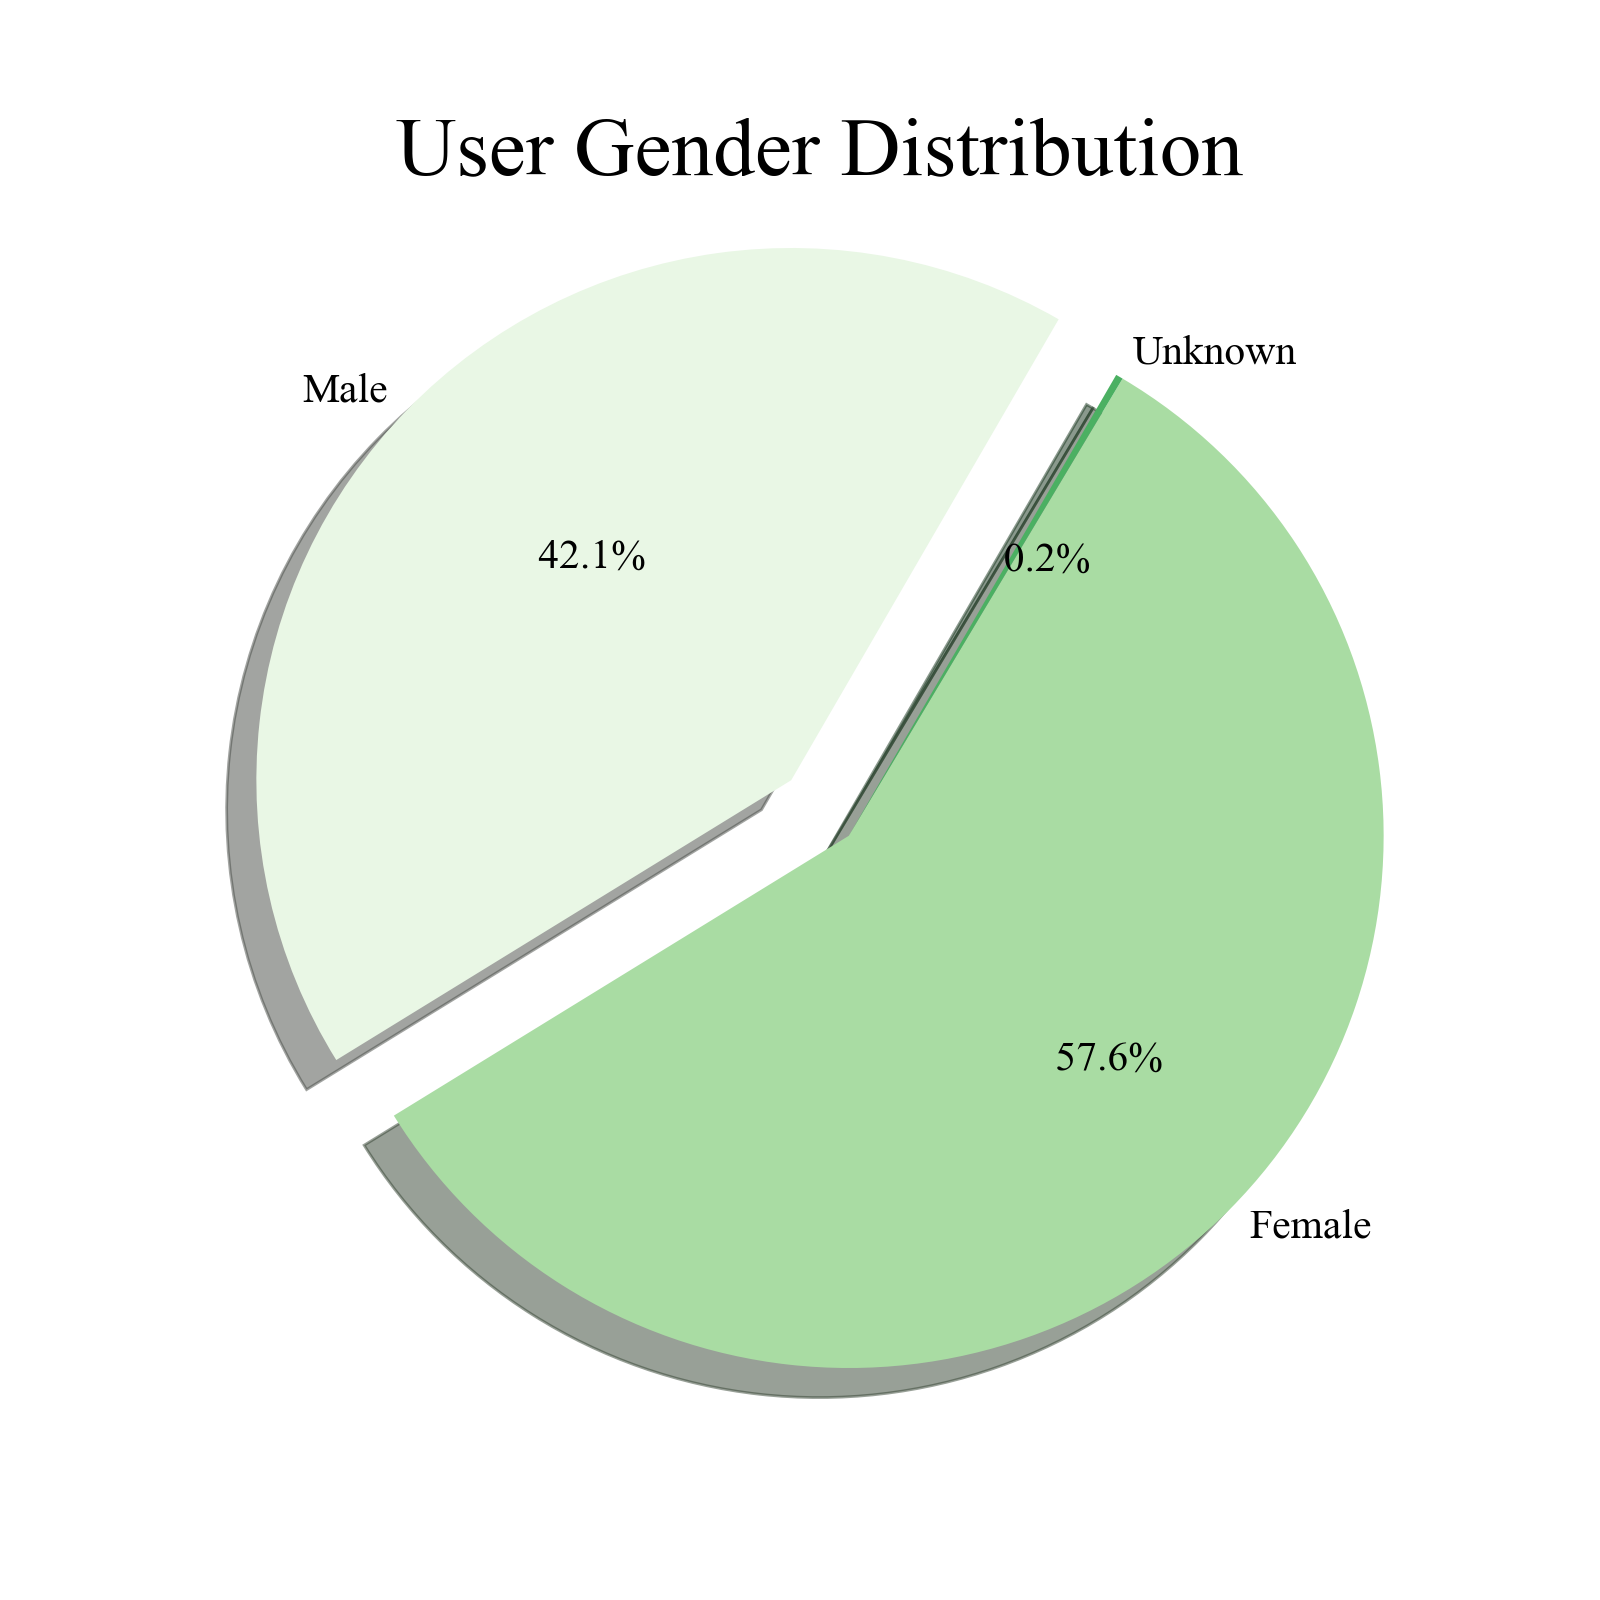

Python code for this plot:
import numpy as np
import matplotlib.pyplot as plt

plt.rcParams['font.family'] = 'Times New Roman'
plt.figure(dpi=200, figsize=(8, 8))
Num = 44109
data = [18590, 25422, 97]
labels = ['Male', 'Female', 'Unknown']
colors = plt.get_cmap('Greens')(np.linspace(0.1, 0.6, len(labels)))
sizes = [data[0] / Num * 100, data[1] / Num * 100, data[2] / Num * 100]
expodes = (0.15, 0, 0)
plt.pie(sizes, startangle=60, explode=expodes, labels=labels, shadow=True, colors=colors, autopct='%10.1f%%', textprops={'fontsize': 15}, labeldistance=1.05, pctdistance=0.6)
plt.axis('equal')
plt.title('User Gender Distribution', fontsize=30)
plt.savefig('./User Gender Distribution.png')
plt.show()
